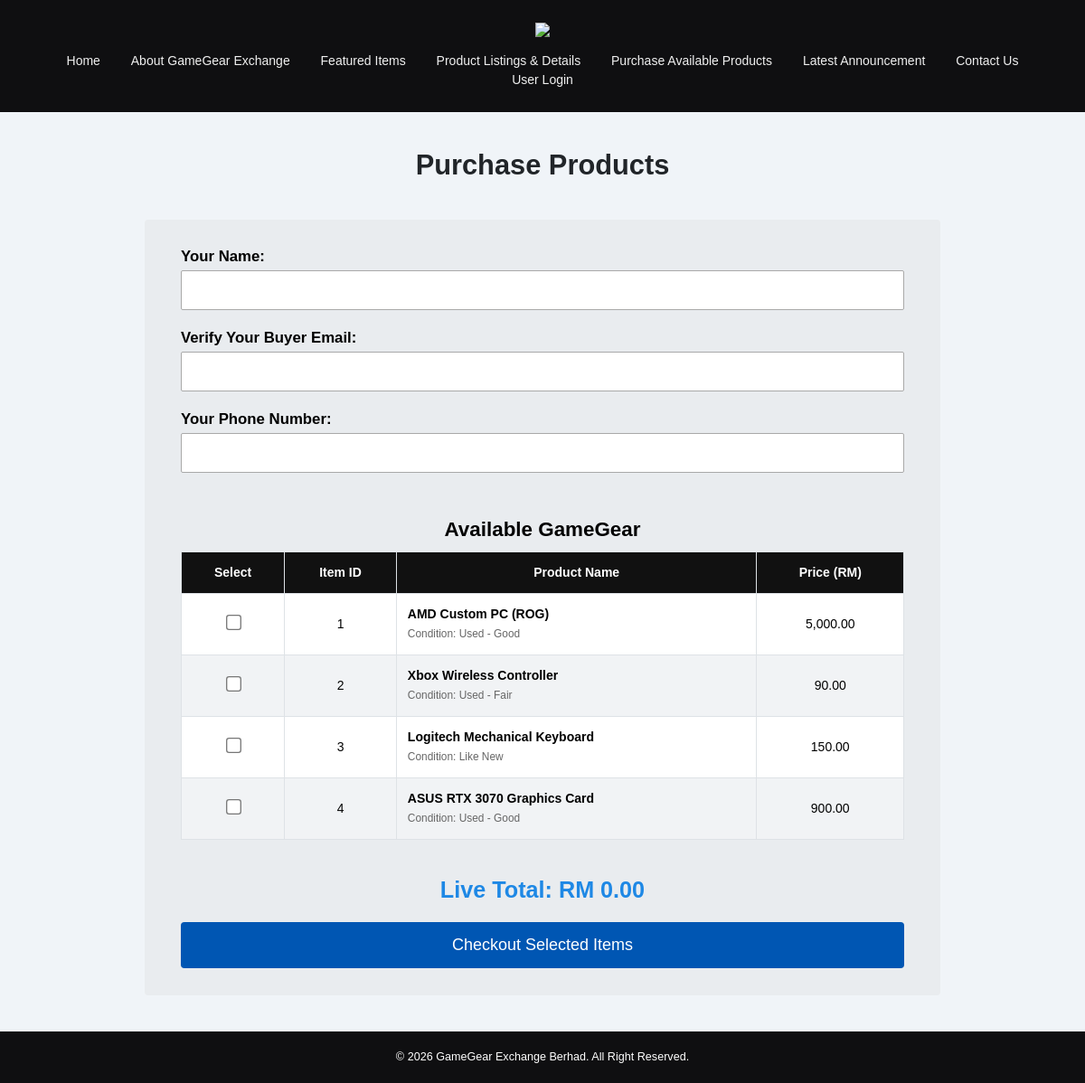
Screenshot of /gamegear/purchase.php with the database file from the repository.
### tables this page shows
CREATE TABLE listings (
    listing_id INT AUTO_INCREMENT PRIMARY KEY,
    seller_id INT NULL,
    category_id INT NOT NULL,
    title VARCHAR(150) NOT NULL,
    description TEXT,
    price DECIMAL(10,2) NOT NULL,
    item_condition ENUM('New','Like New','Used - Good','Used - Fair') NOT NULL DEFAULT 'Used - Good',
    image_path VARCHAR(200),
    status ENUM('Available','Sold') NOT NULL DEFAULT 'Available',
    is_featured TINYINT(1) NOT NULL DEFAULT 0,
    views INT NOT NULL DEFAULT 0,
    created_at TIMESTAMP DEFAULT CURRENT_TIMESTAMP,
    FOREIGN KEY (seller_id) REFERENCES users(user_id) ON DELETE SET NULL,
    FOREIGN KEY (category_id) REFERENCES categories(category_id)
);

### gamegear/purchase.php (the view, shortened to what this page needs)
<?php
$conn = mysqli_connect('localhost', 'root', '', 'gamegear_exchange');
$available_products = [];
if ($conn) {
    $sql = "SELECT listing_id AS id, title, item_condition AS condition_status, price FROM listings WHERE status = 'Available' ORDER BY created_at DESC";
    $result = mysqli_query($conn, $sql);
    if ($result) {
        while ($row = mysqli_fetch_assoc($result)) {
            $available_products[$row['id']] = [
                "title" => $row['title'],
                "condition" => $row['condition_status'],
                "price" => $row['price']
            ];
        }
    }
}
$successMessage = '';
?>
<!DOCTYPE html>
<html lang="en">
<head>
    <link rel="stylesheet" href="../style/style.css">
</head>
<body>
    <?php include('../content/header.php'); ?>
    <?php include('../content/navigation.php'); ?>
    <div id="contentWrapper">
        <div class="form-container" style="max-width: 800px;">
            <?php if (!empty($successMessage)): ?>
                <?php echo $successMessage; ?>
            <?php else: ?>
            <form id="purchaseForm" action="" method="post" onsubmit="return validatePurchaseForm(event)">
                <div class="form-group">
                    <label for="buyer_name" style="font-size: 1.2em;">Your Name:</label>
                    <input type="text" id="buyer_name" name="buyer_name" value="<?php echo htmlspecialchars($_POST['buyer_name'] ?? ''); ?>" style="padding: 12px; font-size: 16px;">
                </div>
                <div class="form-group">
                    <label for="buyer_email" style="font-size: 1.2em;">Verify Your Buyer Email:</label>
                    <input type="email" id="buyer_email" name="buyer_email" value="<?php echo htmlspecialchars($_POST['buyer_email'] ?? ''); ?>" style="padding: 12px; font-size: 16px;">
                </div>
                <div class="form-group">
                    <label for="buyer_phone" style="font-size: 1.2em;">Your Phone Number:</label>
                    <input type="tel" id="buyer_phone" name="buyer_phone" value="<?php echo htmlspecialchars($_POST['buyer_phone'] ?? ''); ?>" style="padding: 12px; font-size: 16px;">
                </div>
                <br>
                <h3>Available GameGear</h3>
                <div style="overflow-x: auto;">
                    <table class="purchase-table">
                        <thead>
                            <tr>
                                <th>Select</th>
                                <th>Item ID</th>
                                <th>Product Name</th>
                                <th>Price (RM)</th>
                            </tr>
                        </thead>
                        <tbody>
                            <?php foreach ($available_products as $id => $item): ?>
                            <tr>
								<td>
								    <?php
									    $preselected_id = isset($_GET['id']) ? (int)$_GET['id'] : 0;
									    $isChecked = (isset($_POST['products']) && in_array($id, $_POST['products'])) || ($id === $preselected_id) ? 'checked' : '';
								    ?>
								    <input type="checkbox" name="products[]" value="<?php echo $id; ?>" <?php echo $isChecked; ?> style="transform: scale(1.3); cursor: pointer;">
								</td>
                                <td><?php echo $id; ?></td>
                                <td>
                                    <strong><?php echo htmlspecialchars($item['title']); ?></strong><br>
                                    <span style="font-size: 0.85em; color: #666;">Condition: <?php echo $item['condition']; ?></span>
                                </td>
                                <td><?php echo number_format($item['price'], 2); ?></td>
                            </tr>
                            <?php endforeach; ?>
                        </tbody>
                    </table>
                </div>
                <button type="submit" class="submit-btn" style="font-size: 18px; padding: 15px;">Checkout Selected Items</button>
            </form>
            <?php endif; ?>
        </div>
    </div>
    <?php include('../content/footer.php'); ?>
</body>
</html>

### gamegear/style/style.css (style rules this page uses)
body { color: rgb(13,13,13); background-color: rgb(240,244,248); font-family: Helvetica, Arial, sans-serif; font-size: 14px; line-height: 1.5em; margin: 0px 0px 0px 0px; padding: 0px 0px 0px 0px; }
h1,h2,h3,h4,h5,h6 { color: rgb(33, 37, 41); font-weight: bold; line-height: 1.25em; }
h3 { font-size: 1.6em; margin: 8px 0px 5px 0px; padding: 0px 0px 0px 0px; }
#contentWrapper { background-color: rgb(240,244,248); text-align: center; margin: 0px auto; padding: 40px 18px 40px 18px; }
table { border: 2px solid rgb(15,15,17); border-spacing: 0px; padding: 0px 0px 0px 0px; width: 640px; margin: 0px auto; }
tr:nth-child(odd) { background-color: rgb(255, 255, 255); }
tr:nth-child(even) { background-color: rgb(241, 243, 245); }
th { background-color: #111111; color: #82e043; padding: 12px; border-bottom: 3px solid #82e043; }
td { padding: 10px 10px 10px 10px; margin: 0px 0px 0px 0px; }
.form-container { background-color: rgb(233, 236, 239); max-width: 600px; margin: 0 auto; padding: 30px 40px; border-radius: 4px; font-family: Arial, sans-serif; color: #000; }
.form-group { margin-bottom: 20px; text-align: left; }
.form-group label { display: block; font-weight: bold; margin-bottom: 5px; font-size: 16px; color: #000; }
.form-group input[type="text"], .form-group input[type="email"], .form-group input[type="tel"], .form-group select, .form-group textarea { width: 100%; padding: 8px 10px; border: 1px solid #a9a9a9; background-color: #fff; font-size: 14px; box-sizing: border-box; border-radius: 2px; }
.submit-btn { background-color: #0056b3; color: #ffffff !important; padding: 10px; border: none; border-radius: 4px; cursor: pointer; width: 100%; font-size: 16px; }

### gamegear/purchase.php (style rules this page uses)
.purchase-table { width: 100%; border-collapse: collapse; margin-bottom: 20px; background-color: #ffffff; border: 1px solid #dee2e6; }
.purchase-table th { background-color: #111111; color: #ffffff; padding: 12px; text-align: center; border: 1px solid #dee2e6; }
.purchase-table td { padding: 12px; border: 1px solid #dee2e6; text-align: center; color: #000000; }
.purchase-table td:nth-child(3) { text-align: left; }
.form-container h3 { margin-bottom: 10px; color: #000; }

### rows the page displays
listings: id "1", title "AMD Custom PC (ROG)", item_condition "Used - Good", price "5,000.00"
listings: id "2", title "Xbox Wireless Controller", item_condition "Used - Fair", price "90.00"
listings: id "3", title "Logitech Mechanical Keyboard", item_condition "Like New", price "150.00"
listings: id "4", title "ASUS RTX 3070 Graphics Card", item_condition "Used - Good", price "900.00"

### other values shown
$pageTitle "Purchase Products"
